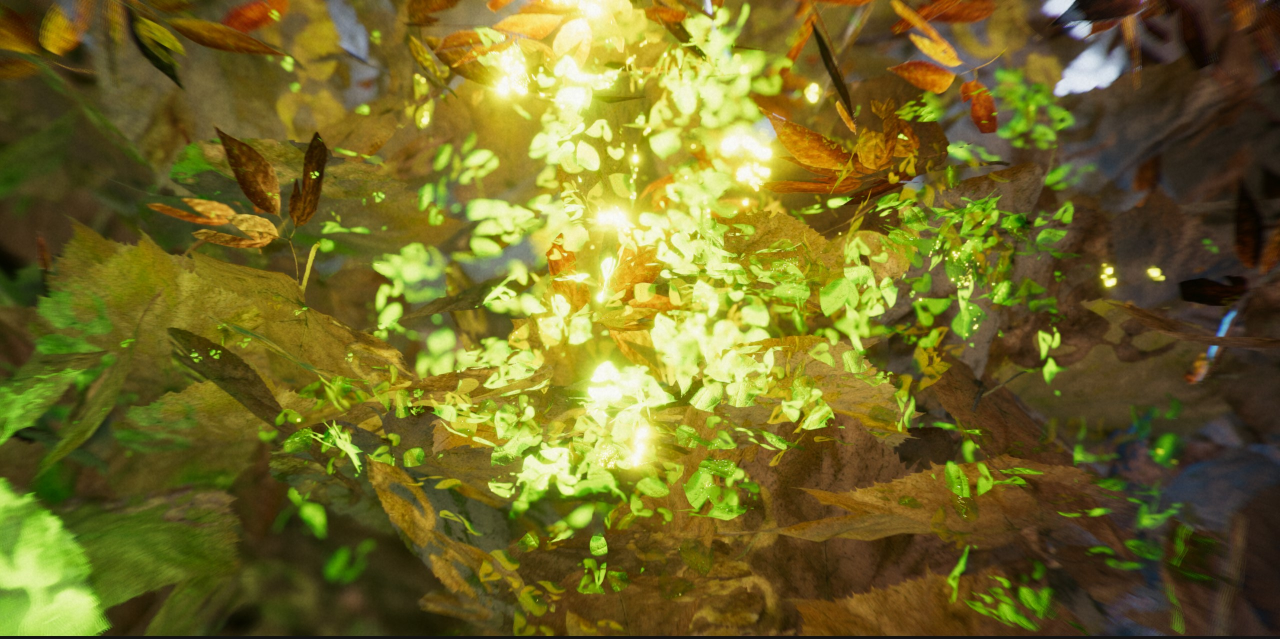
#> input picture sample_img/02.jpg, 2560 x 1277 px (shown at 1/2 size)
$ python bridged_blob_vectoriser.py --image sample_img/02.jpg
#> lines starting #> are read from the running program, lines starting #| are printed output that depends on the picture
import numpy as np
import svgwrite
import argparse
import os
from PIL import Image
from skimage.segmentation import slic
from skimage.util import img_as_float
from skimage.measure import find_contours
from scipy.spatial import KDTree
from skimage.color import rgb2lab


def load_or_generate_image(image_path=None, resize_width=None):
#> called with image_path = 'sample_img/02.jpg'
    if image_path and os.path.exists(image_path):
        image = Image.open(image_path).convert('RGB')
#> image is the input picture: PIL image 2560x1277 RGB; mean R, G, B 113.7, 105.6, 39.3
        if resize_width:
            w_percent = resize_width / float(image.width)
            new_height = int(float(image.height) * w_percent)
            image = image.resize((resize_width, new_height), Image.LANCZOS)
        return np.array(image)
    else:
        # Synthetic fallback
        size = (200, 200)
        img = np.zeros((size[0], size[1], 3), dtype=np.uint8)
        for i in range(size[0]):
            for j in range(size[1]):
                img[i, j] = [
                    int(127.5 + 127.5 * np.sin(i / 20)),
                    int(127.5 + 127.5 * np.cos(j / 30)),
                    int(127.5 + 127.5 * np.sin((i + j) / 40))
                ]
        return img


def contour_to_svg_path(contour):
    path_str = "M " + " L ".join(f"{x:.2f},{y:.2f}" for y, x in contour)
    return path_str + " Z"


def bridge_contours(contours, centroids, colors, bridge_distance, color_tolerance, proximity_threshold):
    lab_colors = rgb2lab(np.array(colors).reshape(-1, 1, 3) / 255.0).reshape(-1, 3)
    tree = KDTree(centroids)
    bridged_contours = []

    for i, contour in enumerate(contours):
        current_centroid = centroids[i]
        current_color = lab_colors[i]
        current_contour = np.copy(contour)

        indices = tree.query_ball_point(current_centroid, r=proximity_threshold)
        for j in indices:
            if j == i:
                continue
            color_diff = np.linalg.norm(current_color - lab_colors[j])
            if color_diff < color_tolerance:
                direction = np.array(centroids[j]) - np.array(current_centroid)
                norm = np.linalg.norm(direction)
                if norm == 0:
                    continue
                direction = direction / norm
                distances = np.linalg.norm(current_contour - centroids[j], axis=1)
                idx = np.argmin(distances)
                current_contour[idx] = current_contour[idx] + direction * bridge_distance

        bridged_contours.append(current_contour)

    return bridged_contours


def create_bridged_svg(image, output_path, n_segments, compactness,
                       bridge_distance, color_tolerance, proximity_threshold):
#> called with output_path = 'bridged_blobs.svg', n_segments = 40, compactness = 10, bridge_distance = 5, color_tolerance = 10, proximity_threshold = 50
    h, w, _ = image.shape
#> h = 1277; w = 2560
    image_float = img_as_float(image)
    segments = slic(image_float, n_segments=n_segments, compactness=compactness, start_label=1)
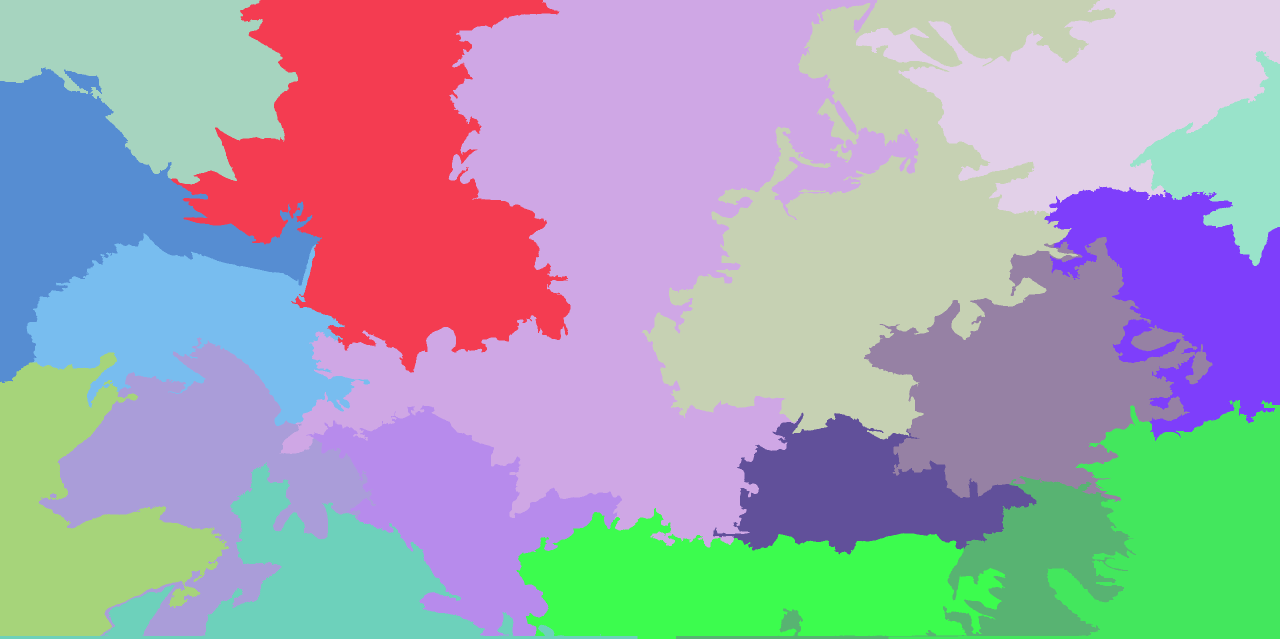
#> segments: shape (1277, 2560) int64 (shown at 1/2 size); 18 distinct labels, from 1 to 18; one colour per label, 0 black

    dwg = svgwrite.Drawing(filename=output_path, size=(f"{w}px", f"{h}px"), viewBox=f"0 0 {w} {h}")
    dwg.defs.add(dwg.style("path { stroke: none; stroke-width: 0; }"))

    unique_segments = np.unique(segments)
    contours, centroids, colors = [], [], []

    for seg_id in unique_segments:
        mask = segments == seg_id
        avg_color = np.mean(image[mask], axis=0).astype(int)
        found_contours = find_contours(mask.astype(float), level=0.5)
        if found_contours:
            contour = found_contours[0]
            contours.append(contour)
            centroids.append(np.mean(contour, axis=0))
            colors.append(avg_color)

    bridged = bridge_contours(contours, centroids, colors,
                              bridge_distance, color_tolerance, proximity_threshold)

    for contour, color in zip(bridged, colors):
        path_data = contour_to_svg_path(contour)
        hex_color = svgwrite.rgb(*color)
        dwg.add(dwg.path(d=path_data, fill=hex_color, stroke="none", stroke_width=0))

    dwg.save()
    print(f"[Bridged SVG] Saved to: {output_path}")


if __name__ == "__main__":
    parser = argparse.ArgumentParser(description="Bridged blob vectoriser for vinyl cutting.")
    parser.add_argument("--image", type=str, help="Path to input image (optional)", default=None)
    parser.add_argument("--output", type=str, help="Output SVG path", default="bridged_blobs.svg")
    parser.add_argument("--resize", type=int, help="Resize width for input image", default=None)
    parser.add_argument("--segments", type=int, default=40, help="Number of superpixels")
    parser.add_argument("--compactness", type=float, default=10.0, help="Compactness factor for SLIC")
    parser.add_argument("--bridge-distance", type=float, default=5.0, help="Distance to extend vertices")
    parser.add_argument("--color-tolerance", type=float, default=10.0, help="Color similarity threshold (LAB)")
    parser.add_argument("--proximity-threshold", type=float, default=50.0, help="Max distance to consider neighbour")

    args = parser.parse_args()
    img = load_or_generate_image(args.image, resize_width=args.resize)
    create_bridged_svg(
        img,
        output_path=args.output,
        n_segments=args.segments,
        compactness=args.compactness,
        bridge_distance=args.bridge_distance,
        color_tolerance=args.color_tolerance,
        proximity_threshold=args.proximity_threshold
    )
#> (the call stopped at in create_bridged_svg, `dwg = svgwrite.Drawing(filename=output_path, size=(f"{w}px", f"{h}px")..`: svgwrite is not available in this run)

$ run again, on sample_img/04.jpg
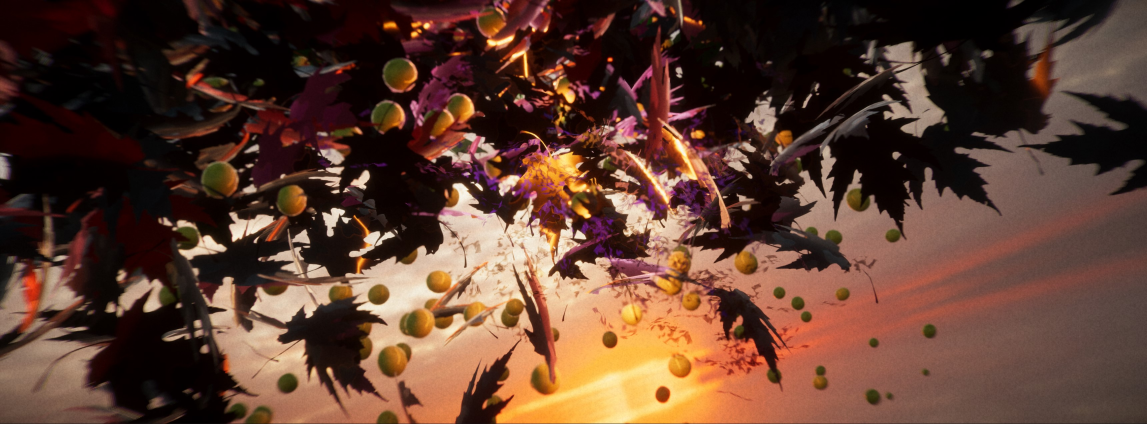
#> input picture sample_img/04.jpg, 3440 x 1272 px (shown at 1/3 size)
#> in load_or_generate_image, image is the input picture: PIL image 3440x1272 RGB; mean R, G, B 94.9, 62.7, 48.6
#> in create_bridged_svg, `segments = slic(image_float, n_segments=n_segments, compactness=compac..`:
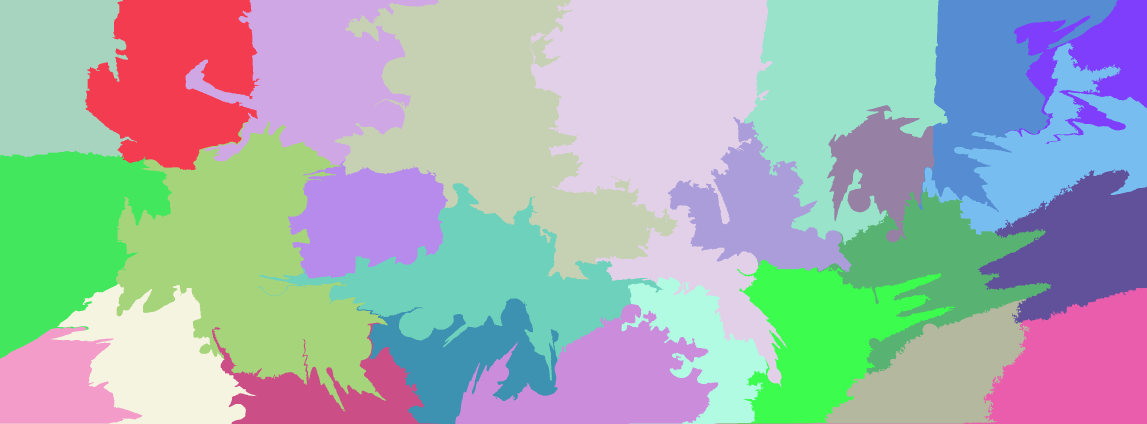
#> segments: shape (1272, 3440) int64 (shown at 1/3 size); 26 distinct labels, from 1 to 26; one colour per label, 0 black

$ run again, on sample_img/05.jpg
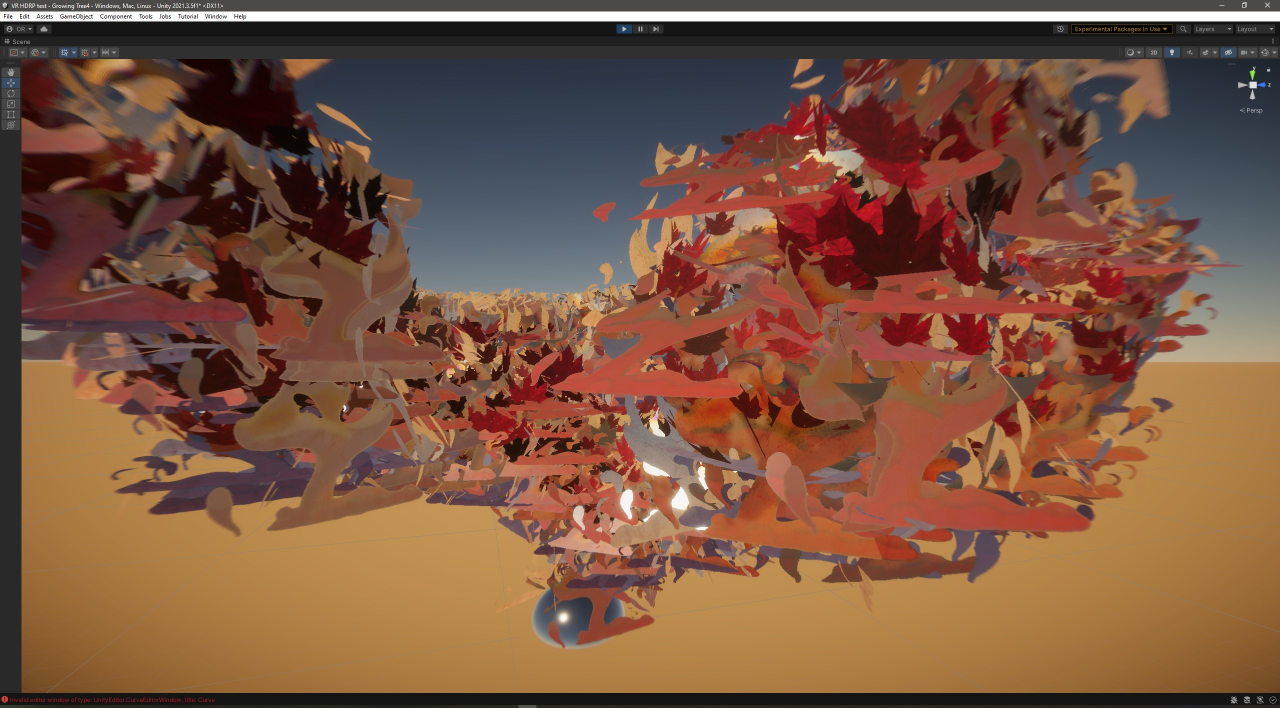
#> input picture sample_img/05.jpg, 2560 x 1415 px (shown at 1/2 size)
#> in load_or_generate_image, image is the input picture: PIL image 2560x1415 RGB; mean R, G, B 123.6, 85.7, 64.7
#> in create_bridged_svg, `segments = slic(image_float, n_segments=n_segments, compactness=compac..`:
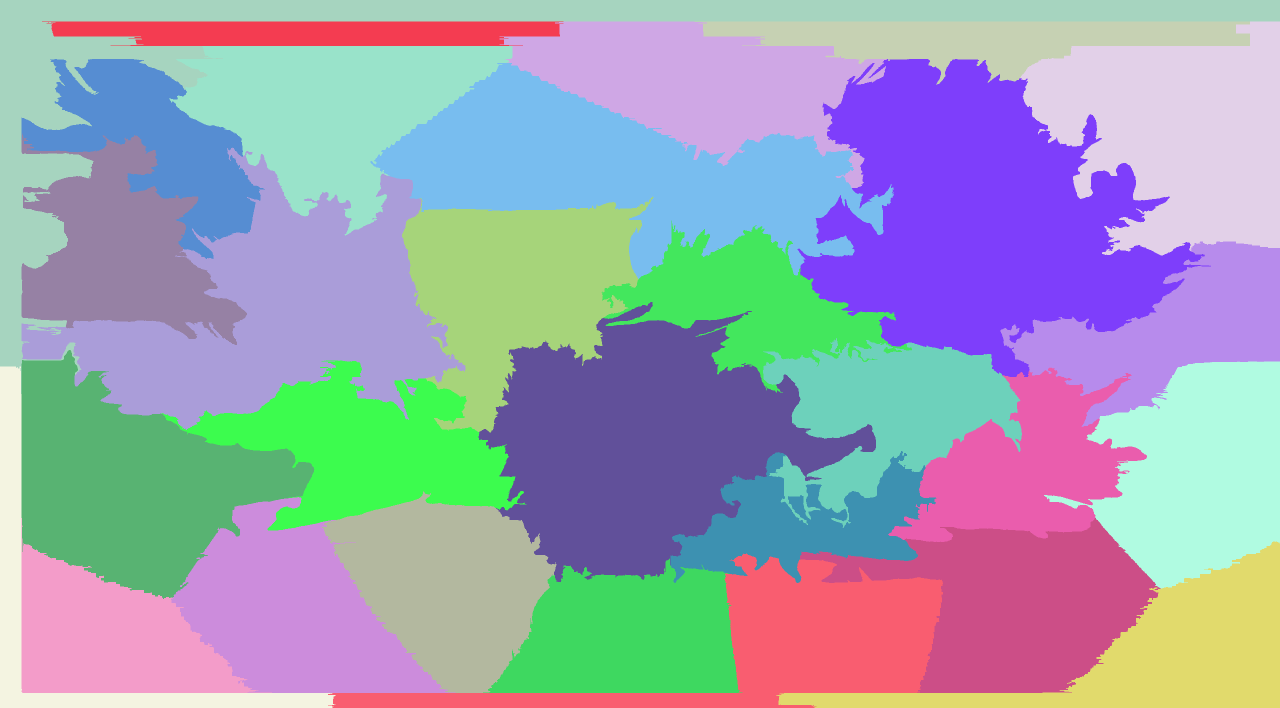
#> segments: shape (1415, 2560) int64 (shown at 1/2 size); 29 distinct labels, from 1 to 29; one colour per label, 0 black

$ run again, on sample_img/01.png
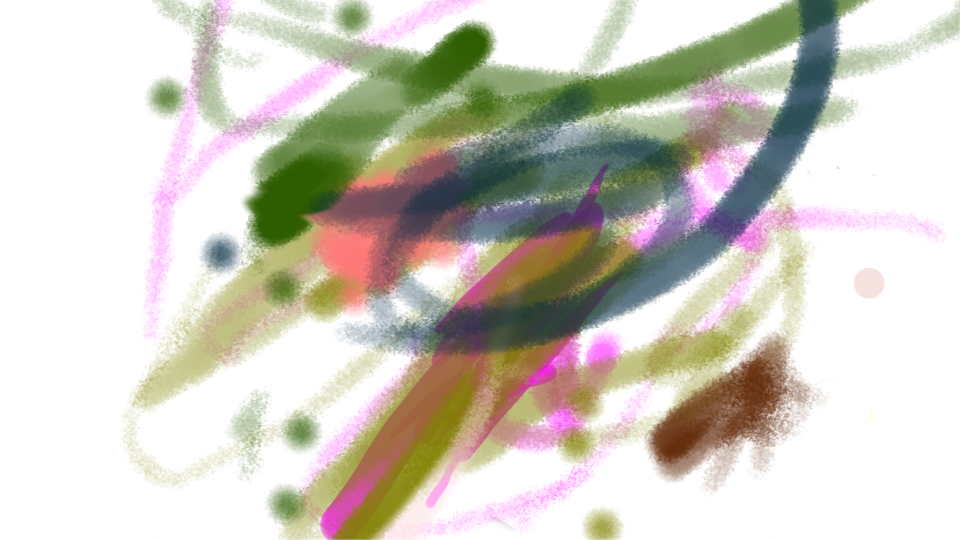
#> input picture sample_img/01.png, 1920 x 1080 px (shown at 1/2 size)
#> in create_bridged_svg, `segments = slic(image_float, n_segments=n_segments, compactness=compac..`:
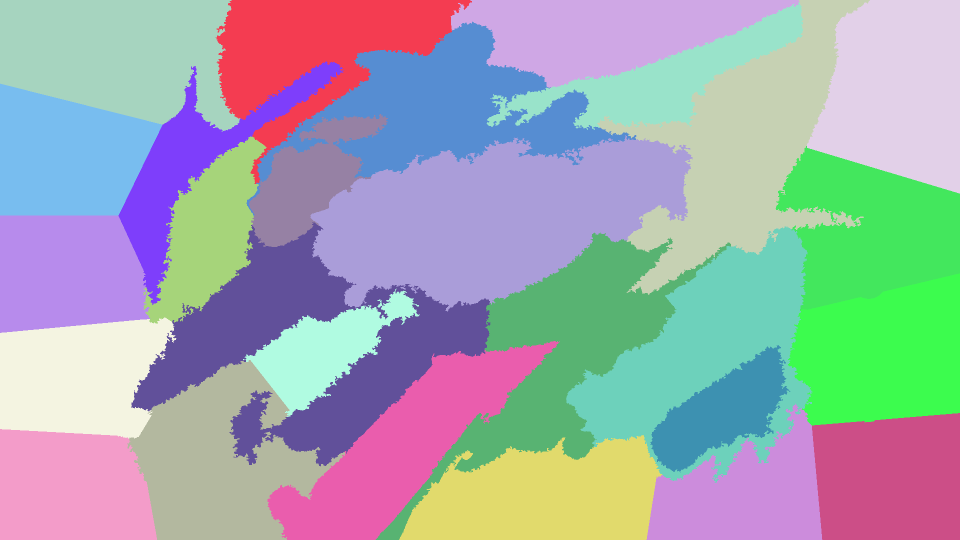
#> segments: shape (1080, 1920) int64 (shown at 1/2 size); 27 distinct labels, from 1 to 27; one colour per label, 0 black
